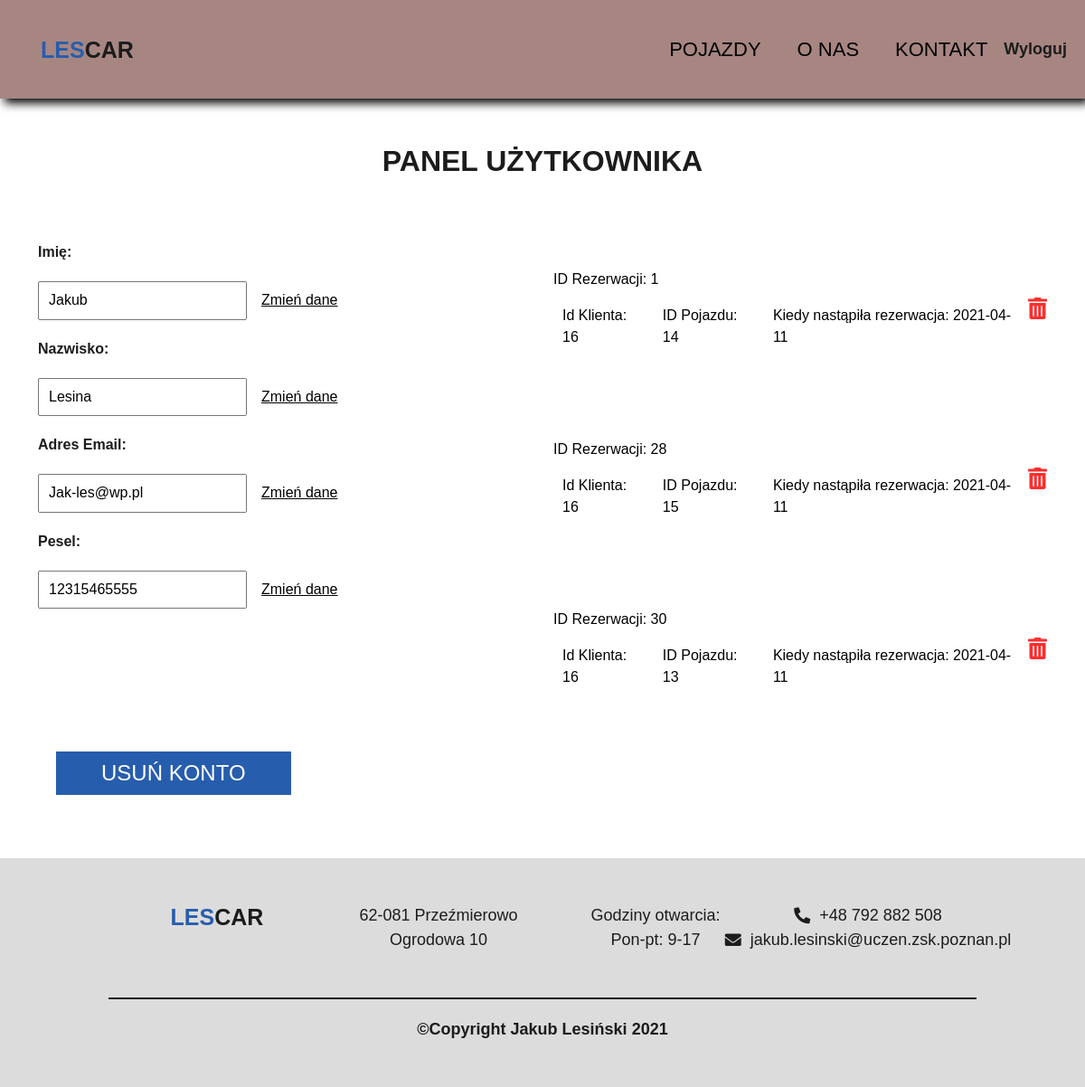
The app's page /resources/views/pages/panel.php (signed in) with its own data.
### tables this page shows
CREATE TABLE `klienci` (
  `Id_klienta` int(11) NOT NULL,
  `Imie` varchar(60) NOT NULL,
  `Nazwisko` varchar(60) NOT NULL,
  `Pesel` varchar(11) NOT NULL,
  `Email` varchar(60) NOT NULL,
  `Haslo` varchar(255) NOT NULL
);

CREATE TABLE `rezerwacje` (
  `Id_rezerwacji` int(11) NOT NULL,
  `Id_klienta` int(11) NOT NULL,
  `Id_produktu` int(11) NOT NULL,
  `Czas_rezerwacji` date NOT NULL
);

### resources/views/pages/panel.php (the view, shortened to what this page needs)
<?php
    require_once "../partials/db.php";
    $connect = new mysqli($host, $db_user, $db_password, $db_name);
    $id = $_SESSION['logged'];
    if($connect) {
        $sql = "SELECT * FROM rezerwacje WHERE Id_klienta = '$id'";
        $result = mysqli_query($connect, $sql);
        $data = array();
        while ($row = mysqli_fetch_array($result, MYSQLI_ASSOC)) {
            $data[] = $row;
        }
    } else {
        echo "Error: $connect->connect_errno";
    }
?>
<!DOCTYPE html>
<html lang="pl">
<head>
    <link rel="stylesheet" type="text/css" href="/public/css/all.min.css">
    <link rel="stylesheet" type="text/css" href="/public/css/bootstrap.min.css">
    <link rel="stylesheet" href="/public/css/swiper-bundle.css">
    <link rel="stylesheet" href="/public/css/style.css">
</head>
<body>
<header class="header">
        <div class="logo-wrapper">
            <a href="/index.php" class="logo"><h2 class="logo-heading">LES<span>CAR</span></h2></a>
        </div>
        <div class="nav-list-wrapper">
            <ul class="nav-list">
                <li class="nav-list-item"><a href="/resources/views/pages/listing.php" class="nav-list-link">POJAZDY</a></li>
                <li class="nav-list-item"><a href="/resources/views/pages/about.php" class="nav-list-link">O NAS</a></li>
                <li class="nav-list-item"><a href="/resources/views/pages/contact.php" class="nav-list-link">KONTAKT</a></li>
            </ul>
            <div class="login-basket">
                <?php
                    if(isset($_SESSION['logged']) == "") {
                        echo '
                            <a href="#" class="loginIcon">
                            <div class="loginIcon-item">
                            <i class="fas fa-user"></i>
                            <a href="/resources/views/pages/login.php" class="loginIcon-link"><p class="loginIcon-desc">Zaloguj</p></a>
                            </div>
                            </a>
                        ';
                    } else {
                        echo '
                        <div>
                            <a href="/resources/views/partials/logout.php" class="loginIcon-link"><p class="loginIcon-desc">Wyloguj</p></a>
                        </div>
                        ';
                    }
                ?>
            </div>
        </div>
    </header>
    <section class="panel">
            <div class="container">
                <div class="row">
                    <div class="col-12">
                        <h2 class="panel-heading">PANEL UŻYTKOWNIKA</h2>
                    </div>
                    <div class="col-12 col-md-6">
                        <?php
                            $connect = new mysqli($host, $db_user, $db_password, $db_name);
                            if($connect) {
                                $id = $_SESSION['logged'];
                                $sql = "SELECT * FROM klienci WHERE Id_klienta = '$id'";
                                $result = mysqli_query($connect, $sql);
                                $row = mysqli_fetch_array($result, MYSQLI_ASSOC);
                                echo <<<"text"
                                    <p class="panel-cycle">Imię:</p>
                                    <form method="post" class="panel-row">
                                        <input type="text" value="{$row['Imie']}" class="panel-desc" name="name">
                                        <button class="panel-button" name="name-change">Zmień dane</button>
                                    </form>
                                    <p class="panel-cycle">Nazwisko:</p>
                                    <form method="post" class="panel-row">
                                        <input type="text" value="{$row['Nazwisko']}" class="panel-desc" name="surname">
                                        <button class="panel-button" name="surname-change">Zmień dane</button>
                                    </form>
                                    <p class="panel-cycle">Adres Email:</p>
                                    <form method="post" class="panel-row">
                                        <input type="text" value="{$row['Email']}" class="panel-desc" name="email">
                                        <button class="panel-button" name="email-change">Zmień dane</button>
                                    </form>
                                    <p class="panel-cycle">Pesel:</p>
                                    <form method="post" class="panel-row">
                                        <input type="text" value="{$row['Pesel']}" class="panel-desc" name="idNumber">
                                        <button class="panel-button" name="idNumber-change">Zmień dane</button>
                                    </form>
                                text;
                            } else {
                                echo "Error: $connect->connect_errno";
                            }
                        ?>
                    </div>
                    <div class="col-12 col-md-6">
                        <?php
                            foreach ($data as $row) {
                                $idRezerwacji = $row['Id_rezerwacji'];
                                $idKlienta = $row['Id_klienta'];
                                $idProduktu = $row['Id_produktu'];
                                $kiedy = $row['Czas_rezerwacji'];
                                echo '
                                    <div class="listing-item">
                                        <div class="listing-item-desc">
                                            <p class="listing-item-heading">ID Rezerwacji: '.$idRezerwacji.'</p>
                                            <div class="listing-item-info">
                                                <p class="listing-item-cycle">Id Klienta: '.$idKlienta.'</p>
                                                <p class="listing-item-cycle">ID Pojazdu: '.$idProduktu.'</p>
                                                <p class="listing-item-cycle">Kiedy nastąpiła rezerwacja: '.$kiedy.'</p>
                                            </div>
                                        </div>
                                        <a href="/resources/views/pages/reservation-delete.php?Id_rezerwacji='.$idRezerwacji.'" class="listing-item-delete"><i class="fas fa-trash-alt"></i></a>
                                    </div>
                                ';
                            }
                        ?>
                    </div>
                    <div class="col-12">
                            <form method="post">
                                <button class="main-button" name="delete-button">USUŃ KONTO</button>
                            </form>
                    </div>
                </div>
            </div>
    </section>
    <footer class="footer">
        <div class="footer-wrapper">
            <div class="container">
                <div class="row">
                    <div class="col-12 col-md-3">
                        <a href="" class="logo"><h2 class="logo-heading">LES<span>CAR</span></h2></a>
                    </div>
                    <div class="col-12 col-md-3">
                        <p class="footer-desc">62-081 Przeźmierowo</p>
                        <p class="footer-desc">Ogrodowa 10</p>
                    </div>
                    <div class="col-12 col-md-3">
                        <p class="footer-desc">Godziny otwarcia:</p>
                        <p class="footer-desc">Pon-pt: 9-17</p>
                    </div>
                    <div class="col-12 col-md-3">
                        <a href="tel:792-882-508" class ="footer-link">
                            <i class="fas fa-phone-alt"></i>
                            <p class="footer-desc">+48 792 882 508</p>
                        </a>
                        <a href="mailto:jakub.lesinski@uczen.zsk.poznan.pl" class="footer-link">
                            <i class="fas fa-envelope"></i>
                            <p class="footer-desc">jakub.lesinski@uczen.zsk.poznan.pl</p>
                        </a>
                    </div>
                </div>
            </div>
        </div>
        <div class="container">
            <div class="row">
                <div class="col-12">
                    <p class="footer-copy">&copy;Copyright Jakub Lesiński 2021</p>
                </div>
            </div>
        </div>
    </footer>
</body>
</html>

### public/css/style.css (style rules this page uses)
html { line-height: 1.15; -webkit-text-size-adjust: 100%; }
body { margin: 0; }
a { background-color: transparent; }
button, input, optgroup, select, textarea { font-family: inherit; font-size: 100%; line-height: 1.15; margin: 0; }
button, input { overflow: visible; }
button, select { text-transform: none; }
button, [type=button], [type=reset], [type=submit] { -webkit-appearance: button; }
body { font-family: "Bebas Neue", sans-serif; }
h1, h2, h3, h4, h5, h6 { font-family: "Poppins", sans-serif; font-weight: bold; }
.fa-trash-alt { display: flex !important; justify-content: center; font-size: 16px; color: #fd2e2e; }
@media (min-width: 576px) { .fa-trash-alt { font-size: 24px; } }
.main-button { margin: 20px; background-color: #275DAD; padding: 10px 50px; color: #FFFFFF; border: none; font-size: 24px; }
.panel-button { color: #000000; text-decoration: underline; border: none; background: none; }
body { color: #1C1C1C; }
a { text-decoration: none; }
.logo { text-align: center; color: #275DAD; }
.logo-heading { margin: 0; font-size: 25px; }
.logo-heading span { color: #1C1C1C; }
.header { background-color: #A78682; display: flex; justify-content: space-between; align-items: center; padding: 20px; box-shadow: 5px 5px 10px #000000; }
.header .loginIcon-desc { margin: 0; font-weight: bold; color: #1C1C1C; text-align: center; }
.header .loginIcon-link { color: #1C1C1C; text-align: center; font-size: 18px; }
@media (min-width: 992px) { .header .logo { margin: 0 25px; font-size: 25px; } }
.header .logo-wrapper { display: flex; align-items: center; }
.header .nav-list { padding: 0; margin: 0; display: flex; flex-direction: column; align-items: center; height: 100%; width: 0; position: fixed; z-index: 999; top: 0; left: 0; background-color: grey; overflow-x: hidden; transition: 0.5s; padding-top: 60px; }
@media (min-width: 992px) { .header .nav-list { position: relative; flex-direction: row; background-color: #A78682; width: 100%; padding: 10px; margin: 0; } }
.header .nav-list-wrapper { display: flex; align-items: center; }
.header .nav-list-item { list-style: none; }
.header .nav-list-link { display: block; position: relative; color: #FFFFFF; margin: 8px 8px 8px 32px; text-decoration: none; font-size: 30px; transition: 0.3s; }
@media (min-width: 992px) { .header .nav-list-link { color: #000000; font-size: 22px; } }
@media (min-width: 992px) { .header .nav-list-link::after { position: absolute; content: ""; border-bottom: 2px solid #000000; width: 0; height: 100%; left: 0; bottom: 0; transition: 0.5s ease; transform: translateY(2px); } }
.footer { background-color: #DCDCDC; padding: 50px 0; font-size: 18px; }
.footer-wrapper { margin: 0 10% 0; padding-bottom: 50px; border-bottom: 2px solid #1C1C1C; }
.footer-link { display: flex; justify-content: center; align-items: center; }
.footer-link, .footer-link:hover { color: #1C1C1C; }
.footer-desc { text-align: center; margin: 10px 0 0 10px; }
@media (min-width: 768px) { .footer-desc { margin-top: 0; } }
.footer-copy { text-align: center; font-weight: bold; margin: 20px 0 0; }
.listing-item { display: flex; flex-direction: column; padding: 50px 0; color: #000000; }
.listing-item-heading { text-align: center; }
@media (min-width: 768px) { .listing-item-heading { text-align: left; } }
@media (min-width: 768px) { .listing-item { flex-direction: row; align-items: center; } }
.listing-item-info { display: flex; flex-direction: column; align-items: center; }
@media (min-width: 768px) { .listing-item-info { flex-direction: row; } }
.listing-item-cycle { margin: 0 10px; }
.listing-item-delete { background: none; border: none; }
.panel { padding: 50px 0; }
.panel-heading { text-align: center; margin: 0 0 50px; }
.panel-cycle { margin: 20px 10px 20px 0; font-weight: bold; text-align: center; }
@media (min-width: 768px) { .panel-cycle { text-align: left; } }
.panel-desc { margin: 0 10px 0 0; padding: 10px; text-align: center; width: 70%; }
@media (min-width: 768px) { .panel-desc { text-align: left; width: auto; } }
.panel-row { display: flex; align-items: center; justify-content: center; }
@media (min-width: 768px) { .panel-row { justify-content: flex-start; } }

### records on screen
klienci: name "Jakub", surname "Lesina", email "Jak-les@wp.pl", idNumber "12315465555"
rezerwacje: Id_rezerwacji "1", Id_klienta "16", Id_produktu "14", Czas_rezerwacji "2021-04-11"
rezerwacje: Id_rezerwacji "28", Id_klienta "16", Id_produktu "15", Czas_rezerwacji "2021-04-11"
rezerwacje: Id_rezerwacji "30", Id_klienta "16", Id_produktu "13", Czas_rezerwacji "2021-04-11"
